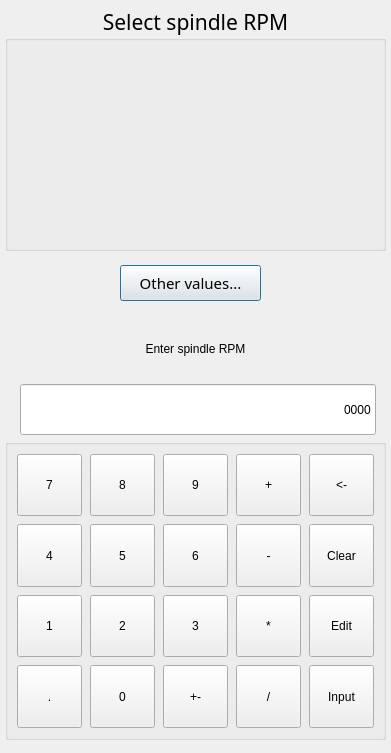
<?xml version="1.0" encoding="UTF-8"?>
<ui version="4.0">
 <class>NumPadDialog</class>
 <widget class="QDialog" name="NumPadDialog">
  <property name="windowModality">
   <enum>Qt::ApplicationModal</enum>
  </property>
  <property name="geometry">
   <rect>
    <x>0</x>
    <y>0</y>
    <width>391</width>
    <height>753</height>
   </rect>
  </property>
  <property name="windowTitle">
   <string>Dialog</string>
  </property>
  <widget class="QWidget" name="selectValuesWidget" native="true">
   <property name="geometry">
    <rect>
     <x>0</x>
     <y>0</y>
     <width>391</width>
     <height>311</height>
    </rect>
   </property>
   <widget class="QGroupBox" name="suggestedValuesBox">
    <property name="geometry">
     <rect>
      <x>5</x>
      <y>5</y>
      <width>381</width>
      <height>246</height>
     </rect>
    </property>
    <property name="font">
     <font>
      <family>Noto Sans</family>
      <pointsize>16</pointsize>
      <weight>50</weight>
      <italic>false</italic>
      <bold>false</bold>
     </font>
    </property>
    <property name="styleSheet">
     <string notr="true">font: 16pt &quot;Noto Sans&quot;;</string>
    </property>
    <property name="title">
     <string>Select spindle RPM</string>
    </property>
    <property name="alignment">
     <set>Qt::AlignCenter</set>
    </property>
    <property name="flat">
     <bool>false</bool>
    </property>
   </widget>
   <widget class="QPushButton" name="btnOtherValues">
    <property name="geometry">
     <rect>
      <x>120</x>
      <y>265</y>
      <width>141</width>
      <height>36</height>
     </rect>
    </property>
    <property name="font">
     <font>
      <family>Noto Sans</family>
      <pointsize>11</pointsize>
     </font>
    </property>
    <property name="text">
     <string>Other values...</string>
    </property>
   </widget>
  </widget>
  <widget class="QWidget" name="enterValuesWidget" native="true">
   <property name="geometry">
    <rect>
     <x>0</x>
     <y>314</y>
     <width>391</width>
     <height>431</height>
    </rect>
   </property>
   <widget class="QGroupBox" name="numpadGroupBox">
    <property name="geometry">
     <rect>
      <x>5</x>
      <y>125</y>
      <width>381</width>
      <height>301</height>
     </rect>
    </property>
    <property name="styleSheet">
     <string notr="true">QPushButton {
min-height: 60px;
min-width: 60px;
font: 14pt &quot;DejaVu Sans&quot;;
}</string>
    </property>
    <layout class="QGridLayout" name="gridLayout">
     <property name="spacing">
      <number>8</number>
     </property>
     <item row="2" column="2">
      <widget class="QPushButton" name="pushButton_13">
       <property name="focusPolicy">
        <enum>Qt::NoFocus</enum>
       </property>
       <property name="text">
        <string>3</string>
       </property>
      </widget>
     </item>
     <item row="0" column="1">
      <widget class="QPushButton" name="pushButton_2">
       <property name="focusPolicy">
        <enum>Qt::NoFocus</enum>
       </property>
       <property name="text">
        <string>8</string>
       </property>
      </widget>
     </item>
     <item row="2" column="4">
      <widget class="QPushButton" name="pushButton_15">
       <property name="focusPolicy">
        <enum>Qt::NoFocus</enum>
       </property>
       <property name="text">
        <string>Edit</string>
       </property>
      </widget>
     </item>
     <item row="1" column="4">
      <widget class="QPushButton" name="pushButton_10">
       <property name="focusPolicy">
        <enum>Qt::NoFocus</enum>
       </property>
       <property name="text">
        <string>Clear</string>
       </property>
      </widget>
     </item>
     <item row="0" column="3">
      <widget class="QPushButton" name="pushButton_4">
       <property name="focusPolicy">
        <enum>Qt::NoFocus</enum>
       </property>
       <property name="text">
        <string>+</string>
       </property>
      </widget>
     </item>
     <item row="3" column="2">
      <widget class="QPushButton" name="pushButton_18">
       <property name="focusPolicy">
        <enum>Qt::NoFocus</enum>
       </property>
       <property name="text">
        <string>+-</string>
       </property>
      </widget>
     </item>
     <item row="0" column="2">
      <widget class="QPushButton" name="pushButton_3">
       <property name="focusPolicy">
        <enum>Qt::NoFocus</enum>
       </property>
       <property name="text">
        <string>9</string>
       </property>
      </widget>
     </item>
     <item row="3" column="3">
      <widget class="QPushButton" name="pushButton_19">
       <property name="focusPolicy">
        <enum>Qt::NoFocus</enum>
       </property>
       <property name="text">
        <string>/</string>
       </property>
      </widget>
     </item>
     <item row="2" column="3">
      <widget class="QPushButton" name="pushButton_14">
       <property name="focusPolicy">
        <enum>Qt::NoFocus</enum>
       </property>
       <property name="text">
        <string>*</string>
       </property>
      </widget>
     </item>
     <item row="1" column="1">
      <widget class="QPushButton" name="pushButton_7">
       <property name="focusPolicy">
        <enum>Qt::NoFocus</enum>
       </property>
       <property name="text">
        <string>5</string>
       </property>
      </widget>
     </item>
     <item row="3" column="1">
      <widget class="QPushButton" name="pushButton_17">
       <property name="focusPolicy">
        <enum>Qt::NoFocus</enum>
       </property>
       <property name="text">
        <string>0</string>
       </property>
      </widget>
     </item>
     <item row="2" column="0">
      <widget class="QPushButton" name="pushButton_11">
       <property name="focusPolicy">
        <enum>Qt::NoFocus</enum>
       </property>
       <property name="text">
        <string>1</string>
       </property>
      </widget>
     </item>
     <item row="1" column="0">
      <widget class="QPushButton" name="pushButton_6">
       <property name="focusPolicy">
        <enum>Qt::NoFocus</enum>
       </property>
       <property name="text">
        <string>4</string>
       </property>
      </widget>
     </item>
     <item row="3" column="4">
      <widget class="QPushButton" name="pushButton_20">
       <property name="focusPolicy">
        <enum>Qt::NoFocus</enum>
       </property>
       <property name="text">
        <string>Input</string>
       </property>
      </widget>
     </item>
     <item row="2" column="1">
      <widget class="QPushButton" name="pushButton_12">
       <property name="focusPolicy">
        <enum>Qt::NoFocus</enum>
       </property>
       <property name="text">
        <string>2</string>
       </property>
      </widget>
     </item>
     <item row="0" column="4">
      <widget class="QPushButton" name="pushButton_5">
       <property name="focusPolicy">
        <enum>Qt::NoFocus</enum>
       </property>
       <property name="text">
        <string>&lt;-</string>
       </property>
      </widget>
     </item>
     <item row="1" column="3">
      <widget class="QPushButton" name="pushButton_9">
       <property name="focusPolicy">
        <enum>Qt::NoFocus</enum>
       </property>
       <property name="text">
        <string>-</string>
       </property>
      </widget>
     </item>
     <item row="3" column="0">
      <widget class="QPushButton" name="pushButton_16">
       <property name="focusPolicy">
        <enum>Qt::NoFocus</enum>
       </property>
       <property name="text">
        <string>.</string>
       </property>
      </widget>
     </item>
     <item row="0" column="0">
      <widget class="QPushButton" name="pushButton">
       <property name="focusPolicy">
        <enum>Qt::NoFocus</enum>
       </property>
       <property name="text">
        <string>7</string>
       </property>
      </widget>
     </item>
     <item row="1" column="2">
      <widget class="QPushButton" name="pushButton_8">
       <property name="focusPolicy">
        <enum>Qt::NoFocus</enum>
       </property>
       <property name="text">
        <string>6</string>
       </property>
      </widget>
     </item>
    </layout>
   </widget>
   <widget class="QLabel" name="enterValueLabel">
    <property name="geometry">
     <rect>
      <x>10</x>
      <y>5</y>
      <width>371</width>
      <height>61</height>
     </rect>
    </property>
    <property name="focusPolicy">
     <enum>Qt::WheelFocus</enum>
    </property>
    <property name="styleSheet">
     <string notr="true">font: 16pt &quot;Noto Sans&quot;;</string>
    </property>
    <property name="text">
     <string>Enter spindle RPM</string>
    </property>
    <property name="alignment">
     <set>Qt::AlignCenter</set>
    </property>
    <property name="wordWrap">
     <bool>true</bool>
    </property>
   </widget>
   <widget class="QLineEdit" name="lineEdit">
    <property name="geometry">
     <rect>
      <x>20</x>
      <y>70</y>
      <width>356</width>
      <height>51</height>
     </rect>
    </property>
    <property name="styleSheet">
     <string notr="true">font: 16pt &quot;Noto Sans&quot;;</string>
    </property>
    <property name="text">
     <string>0000</string>
    </property>
    <property name="cursorPosition">
     <number>4</number>
    </property>
    <property name="alignment">
     <set>Qt::AlignRight|Qt::AlignTrailing|Qt::AlignVCenter</set>
    </property>
   </widget>
  </widget>
 </widget>
 <resources/>
 <connections/>
</ui>
